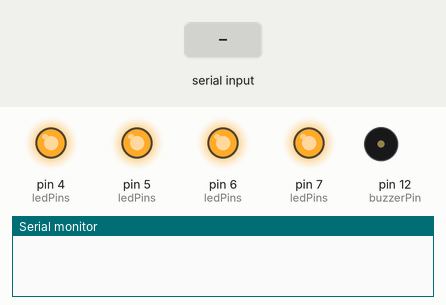
Bench run of a sketch on a simulated Arduino Uno, built with avr-gcc and run on an emulated ATmega328P. Shown: output pins drawn as LEDs (lit = HIGH), buzzer (waves = sounding, pin HIGH), the last lines printed to the serial monitor. Dashed ring = blinking. The test bench sets the inputs (shaded band).

Above: at 1.2 s.
1.3 s: "spiral\n" received over Serial
At 1.83 s:
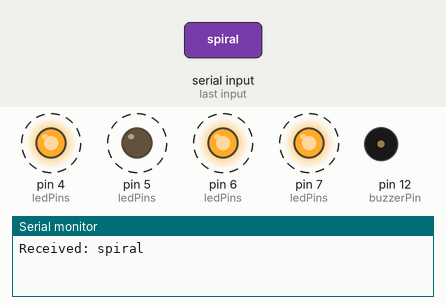
4.3 s: "left\n" received over Serial
At 5.0 s:
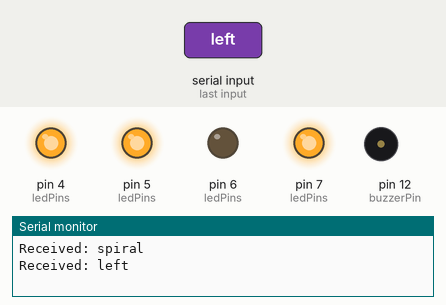
5.9 s: "up\n" received over Serial
At 7.2 s:
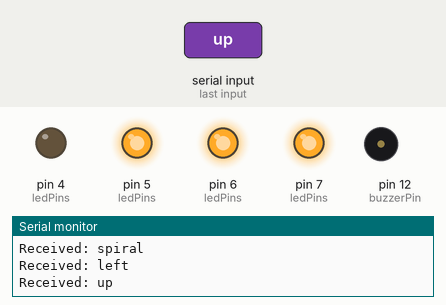
7.5 s: "right\n" received over Serial
At 8.6 s:
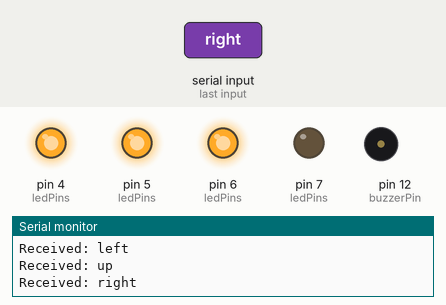
9.1 s: "down\n" received over Serial
At 9.7 s:
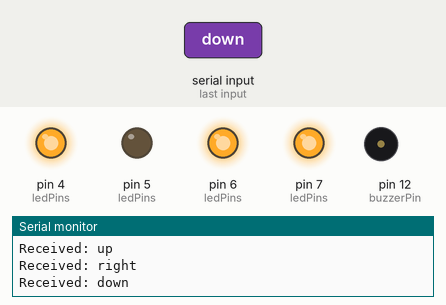
Timing chart, 0 to 11.7 s (numbered marks = the images above; inputs shaded):
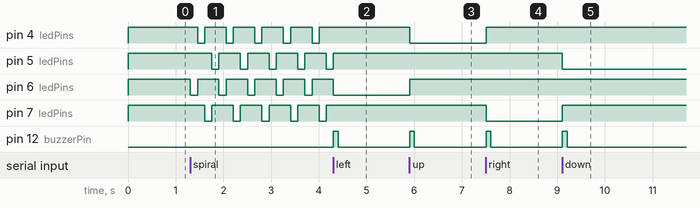

Measured:
- after the input at 1.3 s, pin 4 (ledPins): alternates HIGH for 0.45 s and LOW for 0.15 s, starting after 0.16 s; pin 5 (ledPins): alternates HIGH for 0.45 s and LOW for 0.15 s, starting after 0.46 s
- after the input at 4.3 s, pin 4 (ledPins), pin 7 (ledPins): stops changing and stays HIGH; pin 5 (ledPins): goes on until 4.3 s, then stays HIGH; pin 6 (ledPins): goes on until 4.3 s, then stays LOW; pin 12 (buzzerPin): LOW → HIGH at once, → LOW 0.10 s later
- after the input at 5.9 s, pin 4 (ledPins): HIGH → LOW at once; pin 6 (ledPins): LOW → HIGH at once; pin 12 (buzzerPin): LOW → HIGH at once, → LOW 0.10 s later
- after the input at 7.5 s, pin 4 (ledPins): LOW → HIGH at once; pin 7 (ledPins): HIGH → LOW at once; pin 12 (buzzerPin): LOW → HIGH at once, → LOW 0.10 s later
- after the input at 9.1 s, pin 5 (ledPins): HIGH → LOW at once; pin 7 (ledPins): LOW → HIGH at once; pin 12 (buzzerPin): LOW → HIGH at once, → LOW 0.10 s later

The sketch:

bluetooth_annimation.ino
```cpp
const int LEFT_LED = 6;
const int UP_LED = 4;
const int RIGHT_LED = 7;
const int DOWN_LED = 5;
const int buzzerPin = 12;

const int ledPins[] = {LEFT_LED, UP_LED, RIGHT_LED, DOWN_LED};
const int NUM_LEDS = 4;

bool spiralMode = false;

void setup() {
  Serial.begin(9600); // HC-05 uses Serial
  pinMode(buzzerPin, OUTPUT);
  digitalWrite(buzzerPin, LOW);

  for (int i = 0; i < NUM_LEDS; i++) {
    pinMode(ledPins[i], OUTPUT);
    digitalWrite(ledPins[i], HIGH); // All LEDs OFF (common anode)
  }
}

void loop() {
  // Listen for Bluetooth command
  if (Serial.available()) {
    String input = Serial.readStringUntil('\n');
    input.trim();

    Serial.print("Received: ");
    Serial.println(input);

    // Exit spiral mode if any command except "spiral"
    if (!input.equalsIgnoreCase("spiral")) {
      spiralMode = false;
      for (int i = 0; i < NUM_LEDS; i++) digitalWrite(ledPins[i], HIGH);
      digitalWrite(buzzerPin, LOW);
    }

    int ledIndex = -1;
    if (input.equalsIgnoreCase("left"))  ledIndex = 0;
    else if (input.equalsIgnoreCase("up"))    ledIndex = 1;
    else if (input.equalsIgnoreCase("right")) ledIndex = 2;
    else if (input.equalsIgnoreCase("down"))  ledIndex = 3;

    if (ledIndex != -1) {
      digitalWrite(ledPins[ledIndex], LOW); // ON for common anode, HIGH for cathode
      digitalWrite(buzzerPin, HIGH);
      delay(100);
      digitalWrite(buzzerPin, LOW);
    }

    // Start spiral mode
    if (input.equalsIgnoreCase("spiral")) {
      spiralMode = true;
    }
  }

  // Spiral mode animation
  while (spiralMode) {
    for (int i = 0; i < NUM_LEDS; i++) {
      // Turn all LEDs OFF
      for (int j = 0; j < NUM_LEDS; j++) digitalWrite(ledPins[j], HIGH);
      // Turn current LED ON
      digitalWrite(ledPins[i], LOW);
      delay(150);

      // If a new command comes in, exit spiral mode
      if (Serial.available()) {
        String newInput = Serial.readStringUntil('\n');
        newInput.trim();
        Serial.print("Received: ");
        Serial.println(newInput);

        if (!newInput.equalsIgnoreCase("spiral")) {
          spiralMode = false;
          for (int k = 0; k < NUM_LEDS; k++) digitalWrite(ledPins[k], HIGH);
          digitalWrite(buzzerPin, LOW);
          // Handle other commands
          int ledIndex = -1;
          if (newInput.equalsIgnoreCase("left"))  ledIndex = 0;
          else if (newInput.equalsIgnoreCase("up"))    ledIndex = 1;
          else if (newInput.equalsIgnoreCase("right")) ledIndex = 2;
          else if (newInput.equalsIgnoreCase("down"))  ledIndex = 3;
          if (ledIndex != -1) {
            digitalWrite(ledPins[ledIndex], LOW);
            digitalWrite(buzzerPin, HIGH);
            delay(100);
            digitalWrite(buzzerPin, LOW);
          }
          return; // exit the spiral animation
        }
      }
    }
  }
}
```
